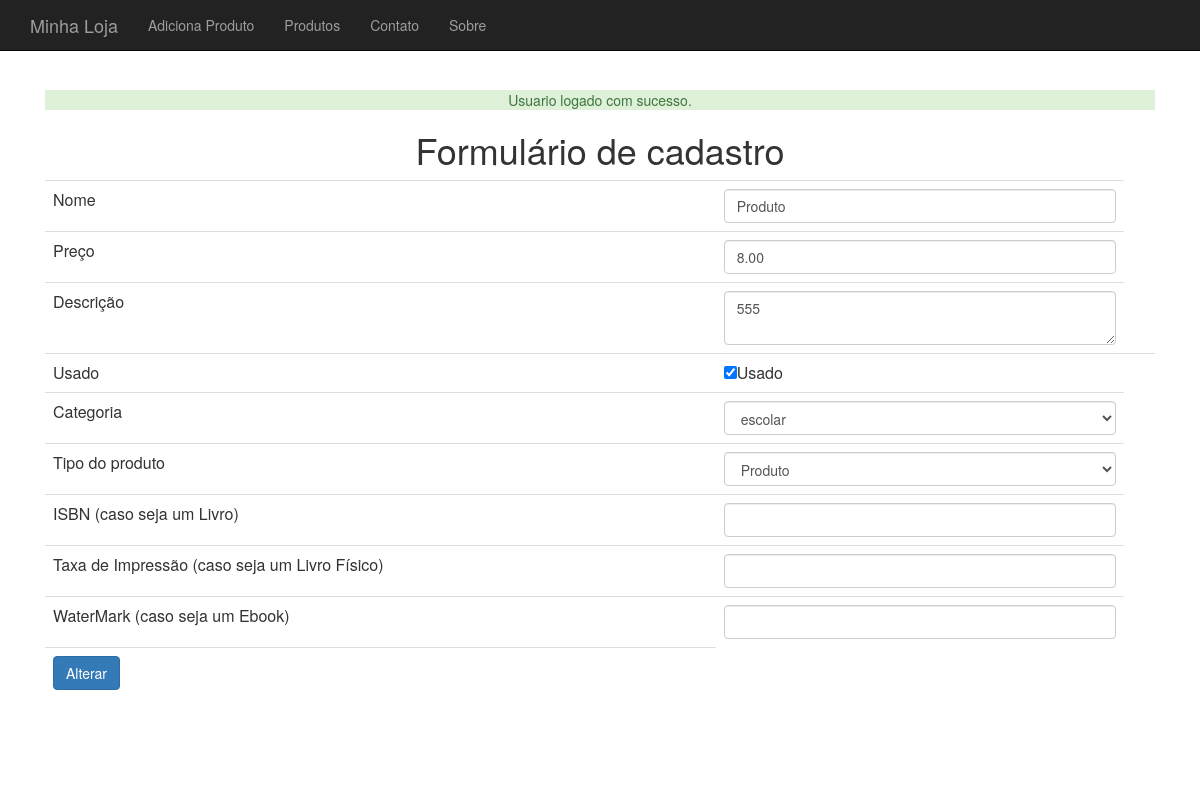
/produto-altera-formulario.php?id=26 (signed in), run on the app's committed database.
### tables this page shows
CREATE TABLE `produtos` (
  `id` int(11) NOT NULL,
  `nome` varchar(255) DEFAULT NULL,
  `preco` decimal(10,2) DEFAULT NULL,
  `descricao` text,
  `categoria_id` int(11) DEFAULT NULL,
  `usado` tinyint(1) DEFAULT '0',
  `isbn` varchar(255) DEFAULT NULL,
  `tipoProduto` varchar(255) DEFAULT NULL,
  `waterMark` varchar(255) DEFAULT NULL,
  `taxaImpressao` varchar(255) DEFAULT NULL
);

### class/ProdutoDAO.class.php (called while the page is built, shortened)
<?php
class ProdutoDAO {
    private $conexao;
    function __construct($conexao) {
        $this->conexao = $conexao;
    }
    function buscaProduto($id) {
        $query = "select * from produtos where id = {$id}";
        $resultado = mysqli_query($this->conexao, $query);
        $produto_array = mysqli_fetch_assoc($resultado);
        $categoria = new Categoria();
        $categoria->setId($produto_array['categoria_id']);
        $nome = $produto_array['nome'];
        $preco = $produto_array['preco'];
        $descricao = $produto_array['descricao'];
        $usado = $produto_array['usado'];
        $tipoProduto = $produto_array['tipoProduto'];
        $isbn = $produto_array['isbn'];
        if ($tipoProduto == "Livro") {
            $produto = new Livro($nome, $preco, $descricao, $categoria, $usado);
            $produto->setIsbn($isbn);
        } else {
            $produto = new Produto($nome, $preco, $descricao, $categoria, $usado);
        }
        $produto->setId($produto_array['id']);
        return $produto;
    }
}

### class/Produto.class.php (called while the page is built, shortened)
<?php
class Produto {
    private $nome;
    private $preco;
    private $descricao;
    private $categoria;
    private $usado;
    function __construct($nome, $preco, $descricao, Categoria $categoria, $usado) {
        $this->nome = $nome;
        $this->preco = $preco;
        $this->descricao = $descricao;
        $this->categoria = $categoria;
        $this->usado = $usado;
    }
    function getNome() {
        return $this->nome;
    }
    function getPreco() {
        return $this->preco;
    }
    function getDescricao() {
        return $this->descricao;
    }
    function getCategoria() {
        return $this->categoria;
    }
    function getUsado() {
        return $this->usado;
    }
    public function temIsbn() {
        return $this instanceof Livro;
    }
    function temWaterMark() {
        return $this instanceof Ebook;
    }
    function temTaxaImpressao() {
        return $this instanceof LivroFisico;
    }
}

### class/CategoriaDAO.class.php (called while the page is built, shortened)
<?php
class CategoriaDAO {
    private $conexao;
    function __construct($conexao) {
        $this->conexao = $conexao;
    }
    function listaCategorias() {
        $categorias = array();
        $resultado = mysqli_query($this->conexao, "select * from categorias");
        while ($categoria_array = mysqli_fetch_assoc($resultado)) {
            $categoria = new Categoria();
            $categoria->setId($categoria_array['id']);
            $categoria->setNome($categoria_array['nome']);
            array_push($categorias, $categoria);
        }
        return $categorias;
    }
}

### class/Categoria.class.php (called while the page is built)
<?php
class Categoria {
    private $id;
    private $nome;
    function getId() {
        return $this->id;
    }
    function getNome() {
        return $this->nome;
    }
    function setId($id) {
        $this->id = $id;
    }
    function setNome($nome) {
        $this->nome = $nome;
    }
}

### produto-formulario-base.php (the view, shortened to what this page needs)
<tr>
    <td>Nome</td>
    <td><input class="form-control" type="text" name="nome" value="<?= $produto->getNome() ?>"></td>
</tr>
<tr>
    <td>Preço</td>
    <td><input class="form-control" type="number" name="preco" value="<?= $produto->getPreco() ?>"/></td>
</tr>
<tr>
    <td>Descrição</td>
    <td><textarea name="descricao" class="form-control"><?= $produto->getDescricao() ?></textarea></td>
</tr>
<tr>
    <td>Usado</td>
    <td><input type="checkbox" name="usado" <?= $checked ?>>Usado<td>
</tr>
<tr>
    <td>Categoria</td>
    <td>
        <select name="categoria_id" class="form-control">
            <?php
            foreach ($categorias as $categoria) :
                $essaEhACategoria = $produto->getCategoria()->getId() == $categoria->getId();
                $selecao = $essaEhACategoria ? "selected='selected'" : "";
                ?>
                <option value="<?= $categoria->getId() ?>" <?= $selecao ?>>
                    <?= $categoria->getNome() ?>
                </option>
            <?php endforeach ?>
        </select>
    </td>
</tr>
<tr>
    <td>Tipo do produto</td>
    <td>
        <select name="tipoProduto" class="form-control">
            <?php
            $tipos = array("Produto", "Livro Fisico", "Ebook");
            foreach ($tipos as $tipo) :
                $tipoSemEspaco = str_replace(' ', '', $tipo);
                $esseEhOTipo = get_class($produto) == $tipoSemEspaco;
                $selecaoTipo = $esseEhOTipo ? "selected='selected'" : "";
                ?>
                    <option value="<?= $tipoSemEspaco ?>" <?= $selecaoTipo ?>>
                        <?= $tipo ?>
                    </option>
            <?php endforeach ?>
        </select>
    </td>
</tr>
<tr>
    <td>ISBN (caso seja um Livro)</td>
    <td>
        <input type="text" name="isbn" class="form-control"
               value="<?php if ($produto->temIsbn()) {
                echo $produto->getIsbn();
            } ?>" >
    </td>
</tr>
<td>Taxa de Impressão (caso seja um Livro Físico)</td>
    <td>
        <input type="text" class="form-control" name="taxaImpressao"
            value="<?php if ($produto->temTaxaImpressao()) { echo $produto->getTaxaImpressao(); } ?>" />
    </td>
<tr>
    <td>WaterMark (caso seja um Ebook)</td>
    <td>
        <input type="text" class="form-control" name="waterMark"
            value="<?php if ($produto->temWaterMark()) { echo $produto->getWaterMark(); } ?>" />
    </td>
</tr>
<tr>

### css/loja.css (style rules this page uses)
body { padding-top: 50px; }

### data on the page
produtos: nome "Produto", preco "8.00", descricao "555"

### other printed values
$mensagem "Usuario logado com sucesso."
form field categoria_id "escolar"
form field tipoProduto "Produto"
